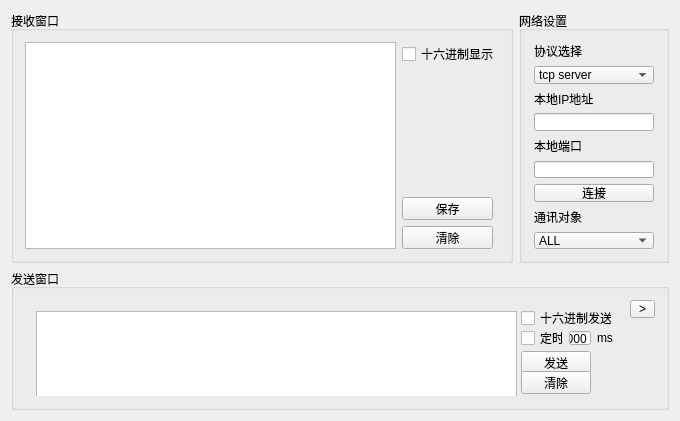
<?xml version="1.0" encoding="UTF-8"?>
<ui version="4.0">
 <class>WidgetNetwork</class>
 <widget class="QWidget" name="WidgetNetwork">
  <property name="geometry">
   <rect>
    <x>0</x>
    <y>0</y>
    <width>680</width>
    <height>421</height>
   </rect>
  </property>
  <property name="minimumSize">
   <size>
    <width>652</width>
    <height>387</height>
   </size>
  </property>
  <property name="windowTitle">
   <string>网络调试助手</string>
  </property>
  <property name="styleSheet">
   <string notr="true"/>
  </property>
  <layout class="QGridLayout" name="gridLayout_7">
   <item row="0" column="0">
    <widget class="QGroupBox" name="groupBox_2">
     <property name="minimumSize">
      <size>
       <width>471</width>
       <height>231</height>
      </size>
     </property>
     <property name="title">
      <string>接收窗口</string>
     </property>
     <layout class="QGridLayout" name="gridLayout_4">
      <item row="0" column="0" rowspan="4">
       <widget class="QTextEdit" name="textEdit_recive">
        <property name="readOnly">
         <bool>true</bool>
        </property>
       </widget>
      </item>
      <item row="0" column="1">
       <widget class="QCheckBox" name="checkBox_ReciveHex">
        <property name="text">
         <string>十六进制显示</string>
        </property>
       </widget>
      </item>
      <item row="1" column="1">
       <spacer name="verticalSpacer">
        <property name="orientation">
         <enum>Qt::Vertical</enum>
        </property>
        <property name="sizeHint" stdset="0">
         <size>
          <width>20</width>
          <height>141</height>
         </size>
        </property>
       </spacer>
      </item>
      <item row="2" column="1">
       <widget class="QPushButton" name="pushButton_ReciveSave">
        <property name="minimumSize">
         <size>
          <width>91</width>
          <height>23</height>
         </size>
        </property>
        <property name="maximumSize">
         <size>
          <width>91</width>
          <height>23</height>
         </size>
        </property>
        <property name="text">
         <string>保存</string>
        </property>
       </widget>
      </item>
      <item row="3" column="1">
       <widget class="QPushButton" name="pushButton_ReciveClean">
        <property name="minimumSize">
         <size>
          <width>91</width>
          <height>23</height>
         </size>
        </property>
        <property name="maximumSize">
         <size>
          <width>91</width>
          <height>23</height>
         </size>
        </property>
        <property name="text">
         <string>清除</string>
        </property>
       </widget>
      </item>
     </layout>
    </widget>
   </item>
   <item row="0" column="1">
    <widget class="QGroupBox" name="groupBox_3">
     <property name="minimumSize">
      <size>
       <width>150</width>
       <height>235</height>
      </size>
     </property>
     <property name="maximumSize">
      <size>
       <width>150</width>
       <height>16777215</height>
      </size>
     </property>
     <property name="title">
      <string>网络设置</string>
     </property>
     <layout class="QGridLayout" name="gridLayout_5">
      <item row="0" column="0">
       <widget class="QLabel" name="label_Protocol">
        <property name="text">
         <string>协议选择</string>
        </property>
       </widget>
      </item>
      <item row="1" column="0">
       <widget class="QComboBox" name="comboBox_Protocol">
        <property name="minimumSize">
         <size>
          <width>120</width>
          <height>0</height>
         </size>
        </property>
        <property name="maximumSize">
         <size>
          <width>120</width>
          <height>16777215</height>
         </size>
        </property>
        <item>
         <property name="text">
          <string>tcp server</string>
         </property>
        </item>
        <item>
         <property name="text">
          <string>tcp client</string>
         </property>
        </item>
        <item>
         <property name="text">
          <string>udp</string>
         </property>
        </item>
       </widget>
      </item>
      <item row="2" column="0">
       <widget class="QLabel" name="label_IPAddr">
        <property name="text">
         <string>本地IP地址</string>
        </property>
       </widget>
      </item>
      <item row="3" column="0">
       <widget class="QLineEdit" name="lineEdit_IPAddr">
        <property name="minimumSize">
         <size>
          <width>120</width>
          <height>0</height>
         </size>
        </property>
        <property name="maximumSize">
         <size>
          <width>120</width>
          <height>16777215</height>
         </size>
        </property>
       </widget>
      </item>
      <item row="4" column="0">
       <widget class="QLabel" name="label_Port">
        <property name="text">
         <string>本地端口</string>
        </property>
       </widget>
      </item>
      <item row="5" column="0">
       <widget class="QLineEdit" name="lineEdit_Port">
        <property name="minimumSize">
         <size>
          <width>120</width>
          <height>0</height>
         </size>
        </property>
        <property name="maximumSize">
         <size>
          <width>120</width>
          <height>16777215</height>
         </size>
        </property>
       </widget>
      </item>
      <item row="6" column="0">
       <widget class="QPushButton" name="pushButton_Connect">
        <property name="minimumSize">
         <size>
          <width>120</width>
          <height>0</height>
         </size>
        </property>
        <property name="maximumSize">
         <size>
          <width>120</width>
          <height>16777215</height>
         </size>
        </property>
        <property name="text">
         <string>连接</string>
        </property>
       </widget>
      </item>
      <item row="7" column="0">
       <widget class="QLabel" name="label_ConnectObject">
        <property name="text">
         <string>通讯对象</string>
        </property>
       </widget>
      </item>
      <item row="8" column="0">
       <widget class="QComboBox" name="comboBox_ConnectObject">
        <property name="minimumSize">
         <size>
          <width>120</width>
          <height>0</height>
         </size>
        </property>
        <property name="maximumSize">
         <size>
          <width>120</width>
          <height>16777215</height>
         </size>
        </property>
        <item>
         <property name="text">
          <string>ALL</string>
         </property>
        </item>
       </widget>
      </item>
     </layout>
    </widget>
   </item>
   <item row="1" column="0" colspan="2">
    <widget class="QGroupBox" name="groupBox_1">
     <property name="minimumSize">
      <size>
       <width>601</width>
       <height>141</height>
      </size>
     </property>
     <property name="maximumSize">
      <size>
       <width>16777215</width>
       <height>141</height>
      </size>
     </property>
     <property name="mouseTracking">
      <bool>false</bool>
     </property>
     <property name="title">
      <string>发送窗口</string>
     </property>
     <layout class="QGridLayout" name="gridLayout_3">
      <item row="0" column="0" rowspan="2">
       <widget class="QStackedWidget" name="stackedWidget">
        <property name="styleSheet">
         <string notr="true">#stackedWidget{
background-color: rgba(229, 229, 229, 0);
}</string>
        </property>
        <property name="currentIndex">
         <number>0</number>
        </property>
        <widget class="QWidget" name="page_3">
         <layout class="QGridLayout" name="gridLayout_2">
          <item row="0" column="0" rowspan="4">
           <widget class="QTextEdit" name="textEdit_send">
            <property name="minimumSize">
             <size>
              <width>481</width>
              <height>87</height>
             </size>
            </property>
            <property name="maximumSize">
             <size>
              <width>16777215</width>
              <height>81</height>
             </size>
            </property>
           </widget>
          </item>
          <item row="0" column="1" colspan="3">
           <widget class="QCheckBox" name="checkBox_SendHex">
            <property name="maximumSize">
             <size>
              <width>91</width>
              <height>16</height>
             </size>
            </property>
            <property name="text">
             <string>十六进制发送</string>
            </property>
           </widget>
          </item>
          <item row="1" column="1">
           <widget class="QCheckBox" name="checkBox_Timer">
            <property name="maximumSize">
             <size>
              <width>42</width>
              <height>16</height>
             </size>
            </property>
            <property name="text">
             <string>定时</string>
            </property>
           </widget>
          </item>
          <item row="1" column="2">
           <widget class="QLineEdit" name="lineEdit_Timer">
            <property name="maximumSize">
             <size>
              <width>31</width>
              <height>14</height>
             </size>
            </property>
            <property name="text">
             <string>1000</string>
            </property>
           </widget>
          </item>
          <item row="1" column="3">
           <widget class="QLabel" name="label_Timer">
            <property name="maximumSize">
             <size>
              <width>41</width>
              <height>20</height>
             </size>
            </property>
            <property name="text">
             <string>ms</string>
            </property>
           </widget>
          </item>
          <item row="2" column="1" colspan="2">
           <widget class="QPushButton" name="pushButton_Send">
            <property name="minimumSize">
             <size>
              <width>30</width>
              <height>23</height>
             </size>
            </property>
            <property name="maximumSize">
             <size>
              <width>91</width>
              <height>23</height>
             </size>
            </property>
            <property name="text">
             <string>发送</string>
            </property>
           </widget>
          </item>
          <item row="3" column="1" colspan="2">
           <widget class="QPushButton" name="pushButton_SeendClean">
            <property name="minimumSize">
             <size>
              <width>31</width>
              <height>23</height>
             </size>
            </property>
            <property name="maximumSize">
             <size>
              <width>91</width>
              <height>23</height>
             </size>
            </property>
            <property name="text">
             <string>清除</string>
            </property>
           </widget>
          </item>
         </layout>
        </widget>
        <widget class="QWidget" name="page_4">
         <layout class="QGridLayout" name="gridLayout_6">
          <item row="0" column="0">
           <layout class="QGridLayout" name="gridLayout">
            <item row="0" column="0">
             <widget class="QLineEdit" name="lineEdit_shortcut1"/>
            </item>
            <item row="0" column="1">
             <widget class="QPushButton" name="pushButton_shortcut1">
              <property name="minimumSize">
               <size>
                <width>3</width>
                <height>22</height>
               </size>
              </property>
              <property name="text">
               <string>发送</string>
              </property>
             </widget>
            </item>
            <item row="1" column="0">
             <widget class="QLineEdit" name="lineEdit_shortcut2"/>
            </item>
            <item row="1" column="1">
             <widget class="QPushButton" name="pushButton_shortcut2">
              <property name="minimumSize">
               <size>
                <width>0</width>
                <height>22</height>
               </size>
              </property>
              <property name="text">
               <string>发送</string>
              </property>
             </widget>
            </item>
            <item row="2" column="0">
             <widget class="QLineEdit" name="lineEdit_shortcut3"/>
            </item>
            <item row="2" column="1">
             <widget class="QPushButton" name="pushButton_shortcut3">
              <property name="minimumSize">
               <size>
                <width>0</width>
                <height>22</height>
               </size>
              </property>
              <property name="text">
               <string>发送</string>
              </property>
             </widget>
            </item>
            <item row="3" column="0">
             <widget class="QLineEdit" name="lineEdit_shortcut4"/>
            </item>
            <item row="3" column="1">
             <widget class="QPushButton" name="pushButton_shortcut4">
              <property name="minimumSize">
               <size>
                <width>0</width>
                <height>22</height>
               </size>
              </property>
              <property name="text">
               <string>发送</string>
              </property>
             </widget>
            </item>
           </layout>
          </item>
         </layout>
        </widget>
       </widget>
      </item>
      <item row="0" column="1">
       <widget class="QToolButton" name="toolButton">
        <property name="minimumSize">
         <size>
          <width>25</width>
          <height>18</height>
         </size>
        </property>
        <property name="maximumSize">
         <size>
          <width>25</width>
          <height>18</height>
         </size>
        </property>
        <property name="text">
         <string>&gt;</string>
        </property>
       </widget>
      </item>
      <item row="1" column="1">
       <spacer name="verticalSpacer_2">
        <property name="orientation">
         <enum>Qt::Vertical</enum>
        </property>
        <property name="sizeHint" stdset="0">
         <size>
          <width>20</width>
          <height>82</height>
         </size>
        </property>
       </spacer>
      </item>
     </layout>
    </widget>
   </item>
  </layout>
 </widget>
 <layoutdefault spacing="6" margin="11"/>
 <resources/>
 <connections/>
</ui>
